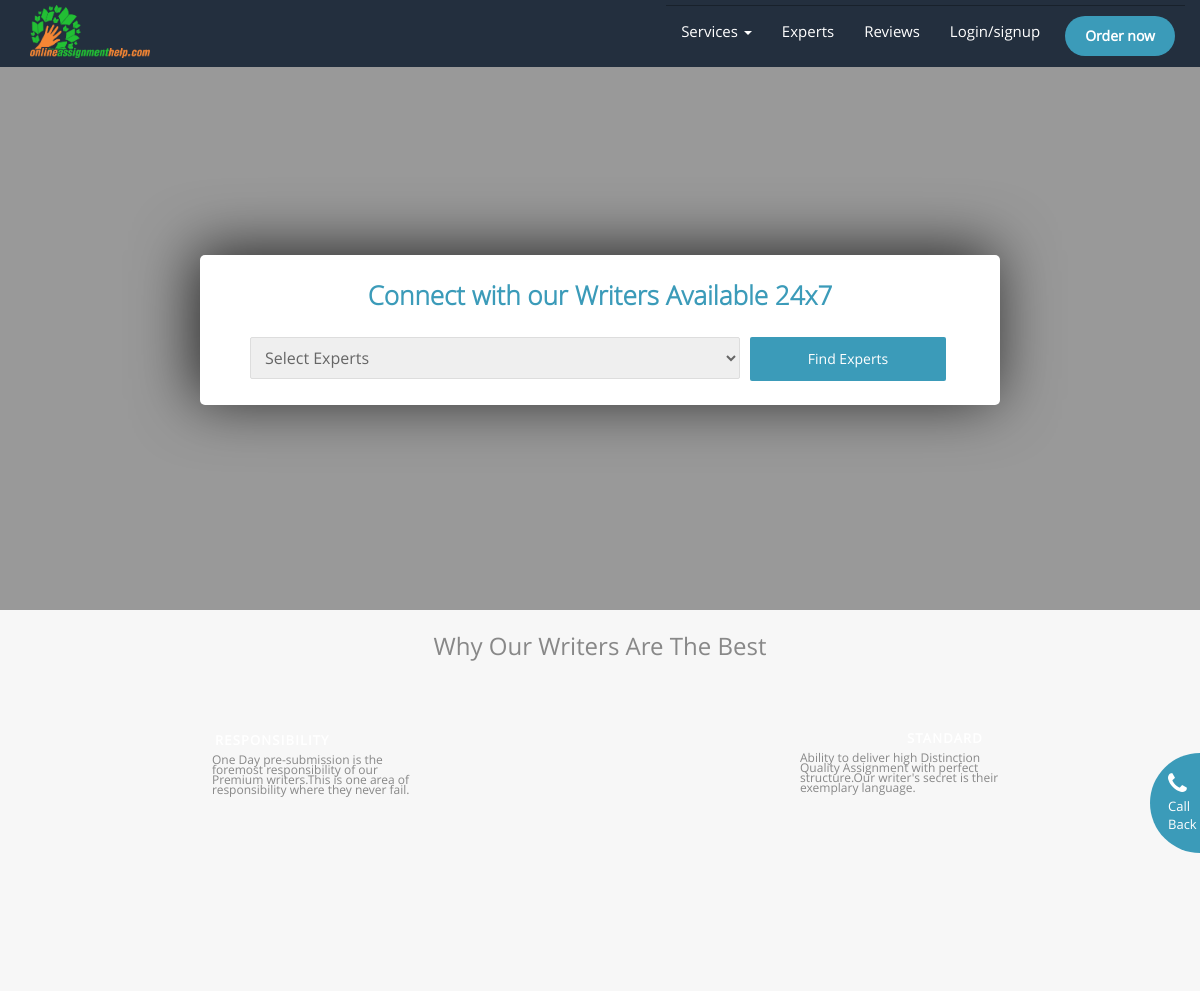
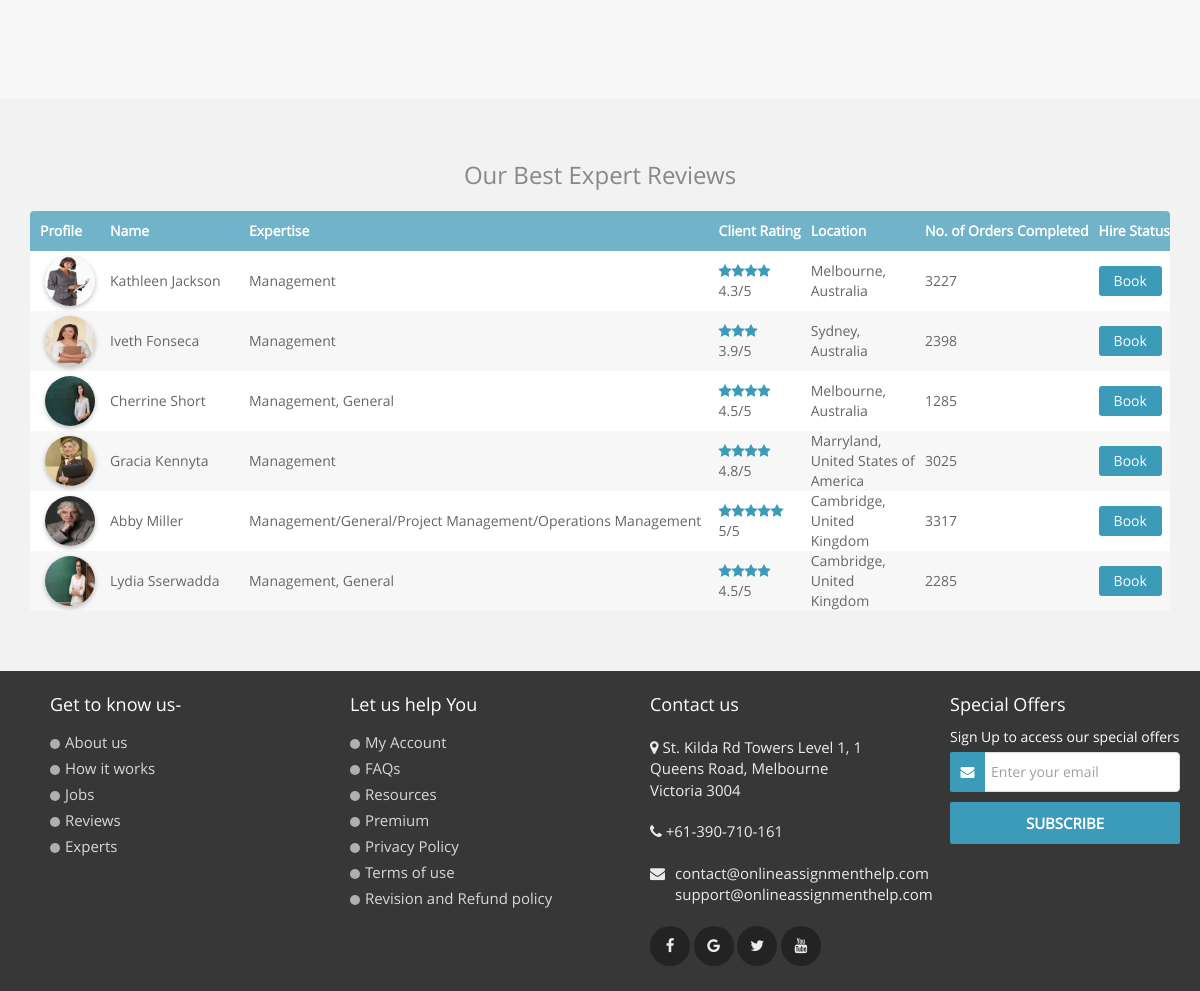
The page /experts.php on the database its author committed (2 pictures, top to bottom).
### tables this page shows
CREATE TABLE IF NOT EXISTS `expert_data` (
  `id` int(100) NOT NULL AUTO_INCREMENT,
  `name` varchar(100) NOT NULL,
  `specialization` varchar(100) NOT NULL,
  `client_rating` double NOT NULL,
  `location` varchar(50) NOT NULL,
  `order_c` int(100) NOT NULL,
  `status` int(10) NOT NULL,
  `timestamp` timestamp NOT NULL DEFAULT CURRENT_TIMESTAMP ON UPDATE CURRENT_TIMESTAMP,
  `image_path` varchar(200) NOT NULL,
  PRIMARY KEY (`id`)
);

### experts.php (the view, shortened to what this page needs)
<!DOCTYPE html>
<html lang="en-US">
<head>
    <link rel="stylesheet" type="text/css" href="./assets/css/style.css">
    <link rel="stylesheet" type="text/css" href="./assets/css/custom.css">
    <link rel="stylesheet" type="text/css" href="./assets/css/font.css">
    <link rel="stylesheet" type="text/css" href="./assets/css/animated.css">
    <link rel="stylesheet" type="text/css" href="./assets/css/scrollanimations.css">
    <link rel="stylesheet" href="https://npmcdn.com/flickity@1.2/dist/flickity.min.css">
    <link rel="stylesheet" href="https://stackpath.bootstrapcdn.com/font-awesome/4.7.0/css/font-awesome.min.css">
</head>
<body>
    <?php include './header.php'?>
    <div class="experts-online-centers">
         <div class="experts-online-inner-sections animated zoomIn">
              <div class="connect-width-experts">
                <span class="connect-head">
                    Connect with our Writers Available 24x7
                </span>
					<div class="select-experts-outers">
						<div class="selec-inner-sec">
							<select class="select-experts" name="exp_select">
								<option disabled selected>Select Experts</option>
							</select>
						</div>
						<span class="find-experts">
							<button type="submit" class="expertss" name="exp_submit">
								Find Experts
							</button>
					</div>
              </div>
         </div>
    <?php include './notification.php'?>
    </div>
    <div class="experts-details-overview">
        <div class="experts-heading-sections">
             <span class="experts-abouts">
             Why Our Writers Are The Best
             </span>
        </div>
        <div class="experts-inner-views animatable zoomIn">
           <div class="left-top-sections">
               <span class="left-top-section-contains">
                   <span class="lef-ft-tp animatable">
                   </span>
               </span>
               <span class="left-bottm-section-contains">
                   <span class="lt-ft-bt animatable ">
                       One Day pre-submission is the foremost responsibility of our Premium writers.This is one area of responsibility where they never fail. </span>
               </span>
           </div>
           <div class="right-top-sections">
               <span class="right-top-section-contains">
                   <span class="rig-ft-tp animatable">
                   </span>
               </span>
               <span class="right-tp-section-contains">
                   <span class="rt-ft-bt animatable">
                      Ability to deliver high Distinction Quality Assignment with perfect structure.Our writer's secret is their exemplary language.
                   </span>
               </span>
           </div>
        </div>
    </div>
    <div class="experts-details-lists">
         <span class="experts-details-heads">
            Our  Best Expert Reviews
         </span>
         <div class="experts-details-items">
                <div class="common-table-details-sections">
                    <table cellspacing="0" class="deatils-tables-experts ">
                        <tr class="table-headings-experts">
                            <th>Profile</th>
                            <th>Name</th>
                            <th>Expertise</th>
                            <th>Client Rating</th>
                            <th>Location</th>
                            <th>No. of Orders Completed</th>
                            <th>Hire Status</th>
                        </tr>
                        <tbody class="tbodys experts">
							<?php
					        $sql_rev = "SELECT * FROM `expert_data`;";
                	$result_rev = $conn->query($sql_rev);
							    if(isset($_POST["exp_submit"])){
									$exp_select = $_POST["exp_select"];
  									while ($row = mysqli_fetch_array($result_rev))
                    {
  										$img_field = $row['image_path'];
  										$img_src = "assets/images/UserDataImage/$img_field";
  										if($exp_select = $row['specialization']){
  											echo    '<tr class="experts-rows-secss">
  														<td>
  															<span class="experts-images">
  																<img src = '.$img_src.' />
  															</span>
  														</td>
  														<td>'.$row['name'].'</td>
  														<td>'.$row['specialization'].'</td>
  														<td>
  															<ul class="lead-tstmnl-nm-dsg-rating">';
  																for($scount = 1; $scount <= $row['client_rating']; $scount++){
  																	echo	'<li>
  																				<i class="fa fa-star" aria-hidden="true"></i>
  																			</li>';
  																};
  													echo	'</ul>';
  													echo	'<span class="rat">
  															  '.$row['client_rating'].'/5
  															 </span>
  														</td>
  														<td>'.$row['location'].'</td>
  														<td>'.$row['order_c'].'</td>';
  														if($row['status'] == 1){
  														echo	'<td>
  																	<button type="submit" class="experts-submit">
  																		Book
  																	</button>
  																</td>';
  														}
  														else{
  															echo    '<td>
  																		<button type="submit" class="experts-submit closed">
  																			Closed
  																		</button>
  																	</td>';
  														}
  													echo '</tr>';
  										}
								    }
								}
								else{
									while ($row = mysqli_fetch_array($result_rev)){
										$img_field = $row['image_path'];
										$img_src = "assets/images/UserDataImage/$img_field";
										echo    '<tr class="experts-rows-secss">
													<td>
														<span class="experts-images">
															<img src = '.$img_src.' />
														</span>
													</td>
													<td>'.$row['name'].'</td>
													<td>'.$row['specialization'].'</td>
													<td>
														<ul class="lead-tstmnl-nm-dsg-rating">';
															for($scount = 1; $scount <= $row['client_rating']; $scount++){
																echo	'<li>
																			<i class="fa fa-star" aria-hidden="true"></i>
																		</li>';
															};
												echo	'</ul>';
												echo	'<span class="rat">
														  '.$row['client_rating'].'/5
														  </span>
													</td>
													<td>'.$row['location'].'</td>
													<td>'.$row['order_c'].'</td>';
													if($row['status'] == 1){
													echo	'<td>
																<button type="submit" class="experts-submit">
																Book
																</button>
															</td>';
													}
													else{
														echo    '<td>
																	<button type="submit" class="experts-submit closed">
																		Closed
																	</button>
																</td>';
													}
												echo '</tr>';
									}
								}
							?>
                        </tbody>
                    </table>
                </div>
         </div>
    </div>
    <?php include './footer.php'?>
</body>
</html>

### assets/css/custom.css (style rules this page uses)
.animated { -webkit-animation-duration: 1s; animation-duration: 1s; -webkit-animation-fill-mode: both; animation-fill-mode: both; }

### assets/css/scrollanimations.css (style rules this page uses)
.animatable { visibility: hidden; -webkit-animation-play-state: paused; -moz-animation-play-state: paused; -ms-animation-play-state: paused; -o-animation-play-state: paused; animation-play-state: paused; }
.animated { visibility: visible; -webkit-animation-fill-mode: both; -moz-animation-fill-mode: both; -ms-animation-fill-mode: both; -o-animation-fill-mode: both; animation-fill-mode: both; -webkit-animation-duration: 1s; -moz-animation-duration: 1s; -ms-animation-duration: 1s; -o-animation-duration: 1s; animation-duration: 1s; -webkit-animation-play-state: running; -moz-animation-play-state: running; -ms-animation-play-state: running; -o-animation-play-state: running; animation-play-state: running; }
.animated { -webkit-animation-duration: 1s; animation-duration: 1s; -webkit-animation-fill-mode: both; animation-fill-mode: both; }

### rows shown on the page
expert_data: image_path (picture), name "Kathleen Jackson", specialization "Management", client_rating "4.3", location "Melbourne, Australia", order_c "3227", status "Book"
expert_data: image_path (picture), name "Iveth Fonseca", specialization "Management", client_rating "3.9", location "Sydney, Australia", order_c "2398", status "Book"
expert_data: image_path (picture), name "Cherrine Short", specialization "Management, General", client_rating "4.5", location "Melbourne, Australia", order_c "1285", status "Book"
expert_data: image_path (picture), name "Gracia Kennyta", specialization "Management", client_rating "4.8", location "Marryland, United States of America", order_c "3025", status "Book"
expert_data: image_path (picture), name "Abby Miller", specialization "Management/General/Project Management/Operations Management", client_rating "5", location "Cambridge, United Kingdom", order_c "3317", status "Book"
expert_data: image_path (picture), name "Lydia Sserwadda", specialization "Management, General", client_rating "4.5", location "Cambridge, United Kingdom", order_c "2285", status "Book"
